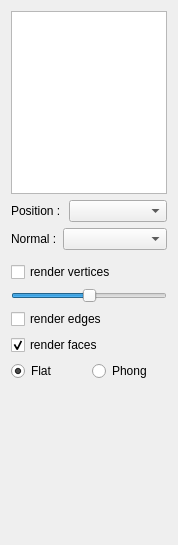
<?xml version="1.0" encoding="UTF-8"?>
<ui version="4.0">
 <class>RenderDockWidget</class>
 <widget class="QWidget" name="RenderDockWidget">
  <property name="geometry">
   <rect>
    <x>0</x>
    <y>0</y>
    <width>174</width>
    <height>545</height>
   </rect>
  </property>
  <property name="windowTitle">
   <string>Form</string>
  </property>
  <layout class="QVBoxLayout" name="verticalLayout">
   <item>
    <widget class="QListWidget" name="mapList"/>
   </item>
   <item>
    <layout class="QGridLayout" name="gridLayout">
     <property name="sizeConstraint">
      <enum>QLayout::SetDefaultConstraint</enum>
     </property>
     <item row="0" column="2">
      <widget class="QComboBox" name="combo_positionVBO">
       <property name="sizePolicy">
        <sizepolicy hsizetype="Expanding" vsizetype="Fixed">
         <horstretch>0</horstretch>
         <verstretch>0</verstretch>
        </sizepolicy>
       </property>
      </widget>
     </item>
     <item row="0" column="0" colspan="2">
      <widget class="QLabel" name="label_2">
       <property name="text">
        <string>Position :</string>
       </property>
      </widget>
     </item>
     <item row="1" column="1" colspan="2">
      <widget class="QComboBox" name="combo_normalVBO">
       <property name="sizePolicy">
        <sizepolicy hsizetype="MinimumExpanding" vsizetype="Fixed">
         <horstretch>0</horstretch>
         <verstretch>0</verstretch>
        </sizepolicy>
       </property>
      </widget>
     </item>
     <item row="1" column="0">
      <widget class="QLabel" name="label_3">
       <property name="text">
        <string>Normal :</string>
       </property>
      </widget>
     </item>
    </layout>
   </item>
   <item>
    <widget class="Line" name="line"/>
   </item>
   <item>
    <widget class="QCheckBox" name="check_renderVertices">
     <property name="text">
      <string>render vertices</string>
     </property>
    </widget>
   </item>
   <item>
    <widget class="QSlider" name="slider_verticesScaleFactor">
     <property name="value">
      <number>50</number>
     </property>
     <property name="orientation">
      <enum>Qt::Horizontal</enum>
     </property>
    </widget>
   </item>
   <item>
    <widget class="QCheckBox" name="check_renderEdges">
     <property name="text">
      <string>render edges</string>
     </property>
    </widget>
   </item>
   <item>
    <widget class="QCheckBox" name="check_renderFaces">
     <property name="text">
      <string>render faces</string>
     </property>
     <property name="checked">
      <bool>true</bool>
     </property>
    </widget>
   </item>
   <item>
    <layout class="QHBoxLayout" name="horizontalLayout">
     <item>
      <widget class="QRadioButton" name="radio_flatShading">
       <property name="text">
        <string>Flat</string>
       </property>
       <property name="checked">
        <bool>true</bool>
       </property>
       <attribute name="buttonGroup">
        <string notr="true">group_faceShading</string>
       </attribute>
      </widget>
     </item>
     <item>
      <widget class="QRadioButton" name="radio_phongShading">
       <property name="text">
        <string>Phong</string>
       </property>
       <attribute name="buttonGroup">
        <string notr="true">group_faceShading</string>
       </attribute>
      </widget>
     </item>
    </layout>
   </item>
   <item>
    <spacer name="verticalSpacer">
     <property name="orientation">
      <enum>Qt::Vertical</enum>
     </property>
     <property name="sizeHint" stdset="0">
      <size>
       <width>156</width>
       <height>161</height>
      </size>
     </property>
    </spacer>
   </item>
  </layout>
 </widget>
 <resources/>
 <connections/>
 <buttongroups>
  <buttongroup name="group_faceShading"/>
 </buttongroups>
</ui>
